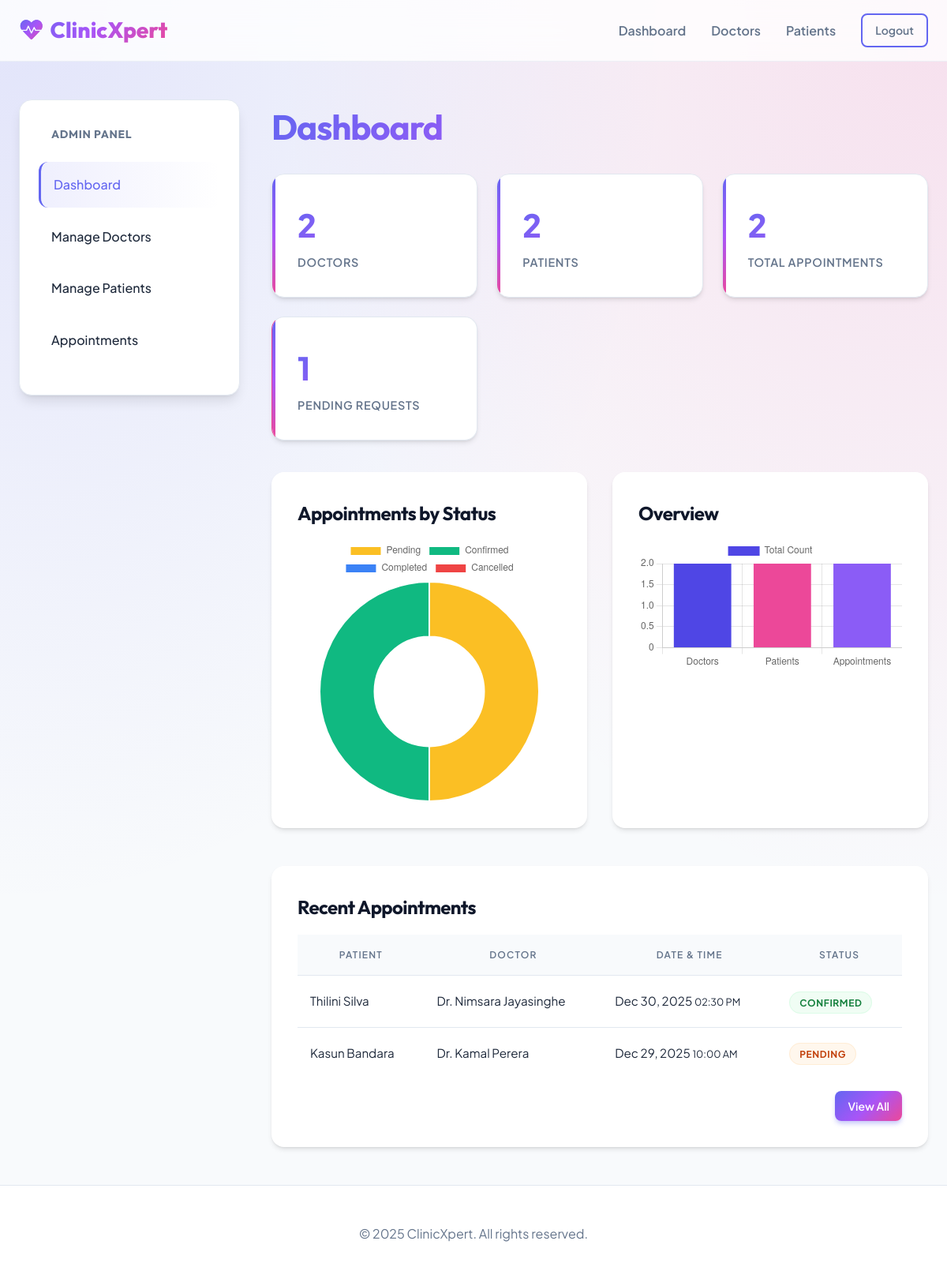
/admin/index.php (signed in), run on the app's committed database.
### tables this page shows
CREATE TABLE `appointments` (
  `id` INT AUTO_INCREMENT PRIMARY KEY,
  `patient_id` INT NOT NULL,
  `doctor_id` INT NOT NULL,
  `appointment_date` DATE NOT NULL,
  `appointment_time` TIME NOT NULL,
  `reason` TEXT,
  `status` ENUM('Pending', 'Confirmed', 'Completed', 'Cancelled') DEFAULT 'Pending',
  `created_at` TIMESTAMP DEFAULT CURRENT_TIMESTAMP,
  FOREIGN KEY (`patient_id`) REFERENCES `patients`(`id`) ON DELETE CASCADE,
  FOREIGN KEY (`doctor_id`) REFERENCES `doctors`(`id`) ON DELETE CASCADE
);

CREATE TABLE `users` (
  `id` INT AUTO_INCREMENT PRIMARY KEY,
  `name` VARCHAR(100) NOT NULL,
  `email` VARCHAR(100) NOT NULL UNIQUE,
  `password` VARCHAR(255) NOT NULL,
  `role` ENUM('admin', 'doctor', 'patient') NOT NULL,
  `created_at` TIMESTAMP DEFAULT CURRENT_TIMESTAMP
);

### includes/functions.php (called while the page is built, shortened)
<?php
function formatDate($date)
{
    return date("M d, Y", strtotime($date));
}
function formatTime($time)
{
    return date("h:i A", strtotime($time));
}

### admin/index.php (the view, shortened to what this page needs)
<?php
require_once '../config/db.php';
require_once '../includes/functions.php';
$totalDoctors = $pdo->query("SELECT COUNT(*) FROM doctors")->fetchColumn();
$totalPatients = $pdo->query("SELECT COUNT(*) FROM patients")->fetchColumn();
$totalAppointments = $pdo->query("SELECT COUNT(*) FROM appointments")->fetchColumn();
$pendingAppointments = $pdo->query("SELECT COUNT(*) FROM appointments WHERE status = 'Pending'")->fetchColumn();
$recentAppts = $pdo->query("SELECT a.*, p.user_id as p_uid, d.user_id as d_uid,
                            u1.name as patient_name, u2.name as doctor_name
                            FROM appointments a
                            JOIN patients p ON a.patient_id = p.id
                            JOIN doctors d ON a.doctor_id = d.id
                            JOIN users u1 ON p.user_id = u1.id
                            JOIN users u2 ON d.user_id = u2.id
                            ORDER BY a.appointment_date DESC, a.appointment_time DESC
                            LIMIT 5")->fetchAll();
require_once '../includes/header.php';
?>
<div class="dashboard-grid">
    <aside class="sidebar">
        <h3>Admin Panel</h3>
        <ul>
            <li><a href="index.php" class="active">Dashboard</a></li>
            <li><a href="doctors.php">Manage Doctors</a></li>
            <li><a href="patients.php">Manage Patients</a></li>
            <li><a href="appointments.php">Appointments</a></li>
        </ul>
    </aside>
    <div class="main-content">
        <h1>Dashboard</h1>
        <div class="stats-container">
            <div class="stat-card">
                <div class="stat-number"><?php echo $totalDoctors; ?></div>
                <div class="stat-label">Doctors</div>
            </div>
            <div class="stat-card">
                <div class="stat-number"><?php echo $totalPatients; ?></div>
                <div class="stat-label">Patients</div>
            </div>
            <div class="stat-card">
                <div class="stat-number"><?php echo $totalAppointments; ?></div>
                <div class="stat-label">Total Appointments</div>
            </div>
            <div class="stat-card" style="border-left-color: var(--secondary);">
                <div class="stat-number"><?php echo $pendingAppointments; ?></div>
                <div class="stat-label">Pending Requests</div>
            </div>
        </div>
        <div class="dashboard-grid"
            style="grid-template-columns: 1fr 1fr; gap: 2rem; margin-top: 2rem; min-height: auto;">
            <div class="card">
                <h3>Appointments by Status</h3>
                <canvas id="statusChart"></canvas>
            </div>
            <div class="card">
                <h3>Overview</h3>
                <canvas id="overviewChart"></canvas>
            </div>
        </div>
        <div class="card">
            <h3>Recent Appointments</h3>
            <div class="table-responsive">
                <table>
                    <thead>
                        <tr>
                            <th>Patient</th>
                            <th>Doctor</th>
                            <th>Date & Time</th>
                            <th>Status</th>
                        </tr>
                    </thead>
                    <tbody>
                        <?php foreach ($recentAppts as $appt): ?>
                            <tr>
                                <td><?php echo htmlspecialchars($appt['patient_name']); ?></td>
                                <td><?php echo htmlspecialchars($appt['doctor_name']); ?></td>
                                <td>
                                    <?php echo formatDate($appt['appointment_date']); ?>
                                    <small class="text-muted"><?php echo formatTime($appt['appointment_time']); ?></small>
                                </td>
                                <td>
                                    <span class="badge badge-<?php echo strtolower($appt['status']); ?>">
                                        <?php echo $appt['status']; ?>
                                    </span>
                                </td>
                            </tr>
                        <?php endforeach; ?>
                    </tbody>
                </table>
            </div>
            <div style="margin-top: 1rem; text-align: right;">
                <a href="appointments.php" class="btn btn-primary btn-sm">View All</a>
            </div>
        </div>
    </div>
</div>
<script>
    document.addEventListener('DOMContentLoaded', function () {
        // Status Chart
        const ctxStatus = document.getElementById('statusChart').getContext('2d');
        new Chart(ctxStatus, {
            type: 'doughnut',
            data: {
                labels: ['Pending', 'Confirmed', 'Completed', 'Cancelled'],
                datasets: [{
                    data: [
                        <?php echo $pdo->query("SELECT COUNT(*) FROM appointments WHERE status='Pending'")->fetchColumn(); ?>,
                        <?php echo $pdo->query("SELECT COUNT(*) FROM appointments WHERE status='Confirmed'")->fetchColumn(); ?>,
                        <?php echo $pdo->query("SELECT COUNT(*) FROM appointments WHERE status='Completed'")->fetchColumn(); ?>,
                        <?php echo $pdo->query("SELECT COUNT(*) FROM appointments WHERE status='Cancelled'")->fetchColumn(); ?>
                    ],
                    backgroundColor: ['#fbbf24', '#10b981', '#3b82f6', '#ef4444']
                }]
            },
            options: { responsive: true }
        });
        // Overview Chart (Simple Bar)
        const ctxOverview = document.getElementById('overviewChart').getContext('2d');
        new Chart(ctxOverview, {
            type: 'bar',
            data: {
                labels: ['Doctors', 'Patients', 'Appointments'],
                datasets: [{
                    label: 'Total Count',
                    data: [<?php echo $totalDoctors; ?>, <?php echo $totalPatients; ?>, <?php echo $totalAppointments; ?>],
                    backgroundColor: ['#4f46e5', '#ec4899', '#8b5cf6']
                }]
            },
            options: {
                responsive: true,
                scales: { y: { beginAtZero: true } }
            }
        });
    });
</script>
<?php require_once '../includes/footer.php'; ?>

### includes/header.php (shortened to what this page needs)
<!DOCTYPE html>
<html lang="en">
<head>
    <link rel="stylesheet" href="<?php echo BASE_URL; ?>/assets/css/style.css">
    <link rel="stylesheet" href="https://cdnjs.cloudflare.com/ajax/libs/font-awesome/6.0.0/css/all.min.css">
</head>
<body>
    <header>
        <div class="container navbar">
            <a href="<?php echo BASE_URL; ?>/" class="logo">
                <i class="fas fa-heartbeat"></i> ClinicXpert
            </a>
            <nav>
                <ul class="nav-links">
                    <?php if (isset($_SESSION['user_id'])): ?>
                        <?php if ($_SESSION['role'] == 'admin'): ?>
                            <li><a href="<?php echo BASE_URL; ?>/admin/index.php">Dashboard</a></li>
                            <li><a href="<?php echo BASE_URL; ?>/admin/doctors.php">Doctors</a></li>
                            <li><a href="<?php echo BASE_URL; ?>/admin/patients.php">Patients</a></li>
                        <?php elseif ($_SESSION['role'] == 'doctor'): ?>
                            <li><a href="<?php echo BASE_URL; ?>/doctor/index.php">Dashboard</a></li>
                            <li><a href="<?php echo BASE_URL; ?>/doctor/schedule.php">My Schedule</a></li>
                        <?php else: ?>
                            <li><a href="<?php echo BASE_URL; ?>/patient/index.php">Dashboard</a></li>
                            <li><a href="<?php echo BASE_URL; ?>/patient/book.php">Book Appointment</a></li>
                        <?php endif; ?>
                        <li><a href="<?php echo BASE_URL; ?>/logout.php" class="btn btn-outline btn-sm">Logout</a></li>
                    <?php else: ?>
                        <li><a href="<?php echo BASE_URL; ?>/login.php">Login</a></li>
                        <li><a href="<?php echo BASE_URL; ?>/register.php" class="btn btn-primary btn-sm">Sign Up</a></li>
                    <?php endif; ?>
                </ul>
            </nav>
        </div>
    </header>
    <main class="container">

### includes/footer.php (shortened to what this page needs)
</main>
<footer>
    <div class="container">
        <p>&copy; <?php echo date('Y'); ?> ClinicXpert. All rights reserved.</p>
    </div>
</footer>
</body>
</html>

### data on the page
appointments: users.name "Thilini Silva", users.name "Dr. Nimsara Jayasinghe", appointment_date "Dec 30, 2025", appointment_time "02:30 PM", status "CONFIRMED"
appointments: users.name "Kasun Bandara", users.name "Dr. Kamal Perera", appointment_date "Dec 29, 2025", appointment_time "10:00 AM", status "PENDING"

### other printed values
$totalDoctors "2"
$totalPatients "2"
$totalAppointments "2"
$pendingAppointments "1"
